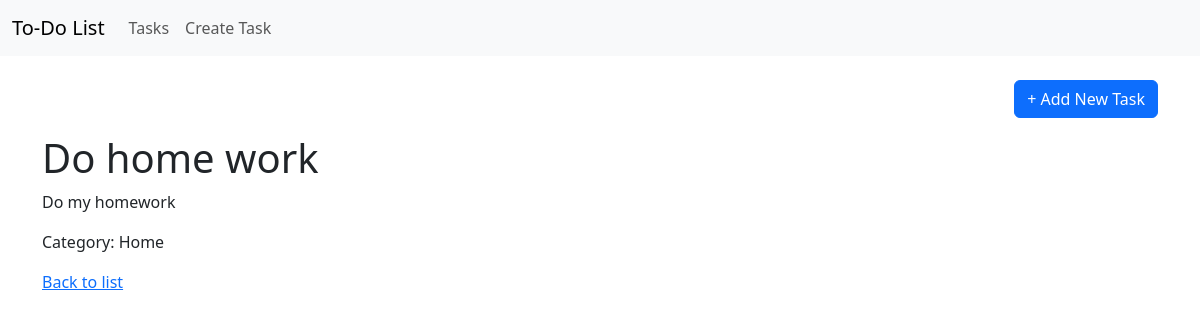
/tasks/1/, run on the app's committed database.
### tasks/models.py (models this page shows, shortened)
class Task(models.Model):
    title = models.CharField(max_length=100)
    description = models.TextField()
    category = models.ForeignKey(Category, on_delete=models.CASCADE)

class Category(models.Model):
    name = models.CharField(max_length=100)

### tasks/views.py (the view)
# urls.py: path('tasks/<int:task_id>/', task_details_view, name='task_details'),  # Детали задачи
def task_details_view(request, task_id):
    if request.method == 'GET':
        task = Task.objects.get(id=task_id)
        return render(request, "tasks/task_detail.html", context={"task": task})

### templates/tasks/task_detail.html
{% extends "base.html" %}
{% block content %}
<h1>{{ task.title }}</h1>
<p>{{ task.description }}</p>
<p>Category: {{ task.category.name }}</p>
<a href="/tasks/">Back to list</a>
{% endblock %}

### data on the page
Task: title "Do home work", description "Do my homework", category.name "Home"
